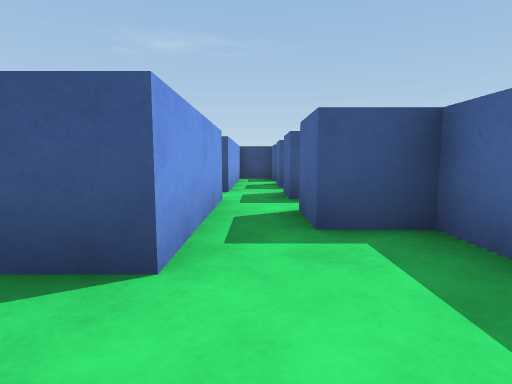
view 1 (above)

12 first-person views from a walk through a scene from a Unity 3-D project. The camera is 0.58 m above the floor, tilts 6° down and sees 80° across. The floor is counted in squares, 1 m on a side. Each view is taken from the middle of a square. On the plan, view 1 faces up. The plan holds only what a view shows up to about 9 squares ahead; the rest is blank. The player character is not drawn.

view 2
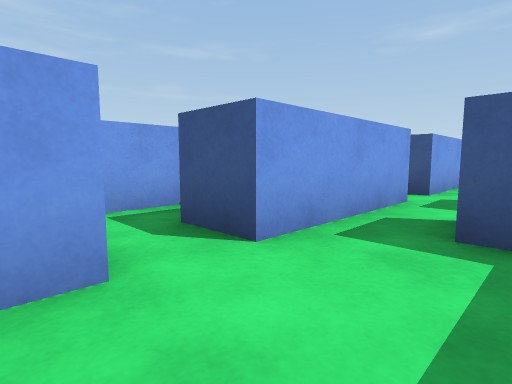

view 3
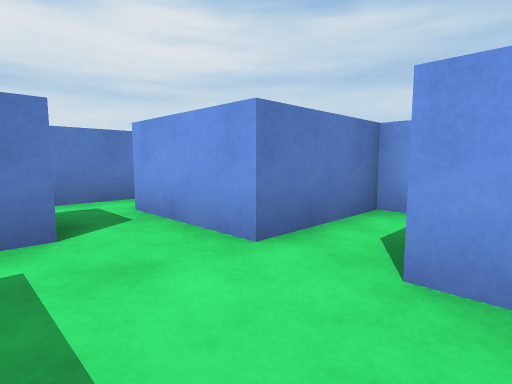

view 4
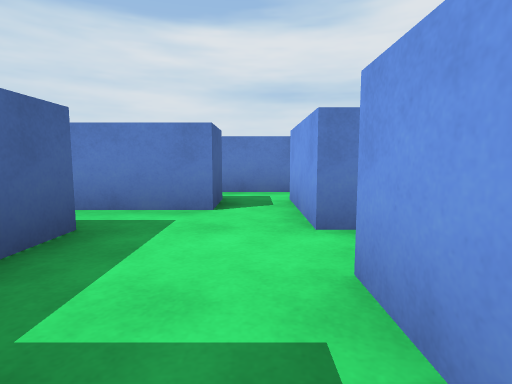

view 5
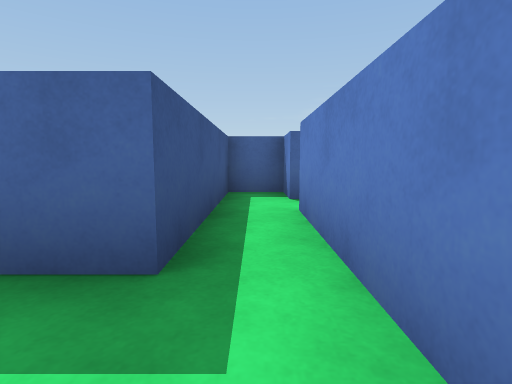

view 6
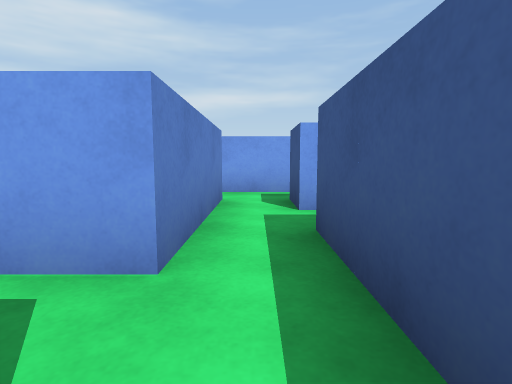

view 7
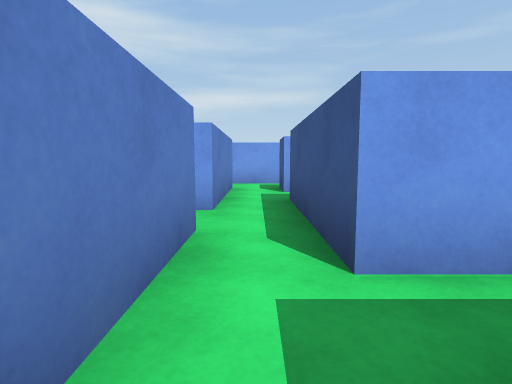

view 8
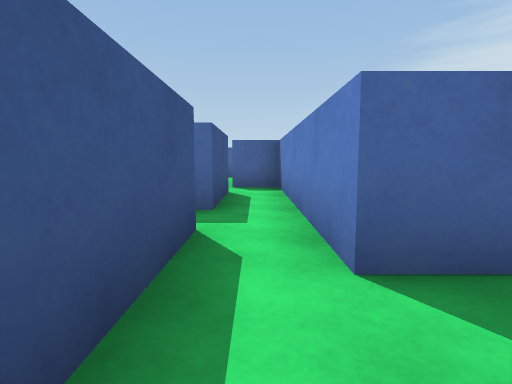

view 9
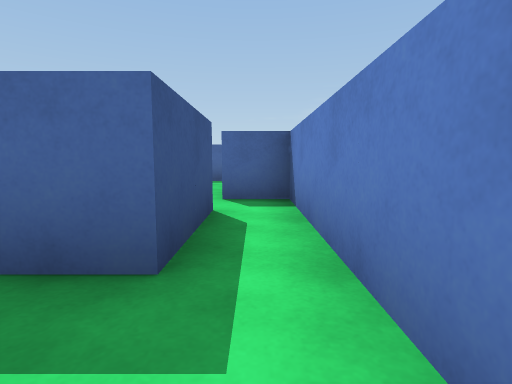

view 10
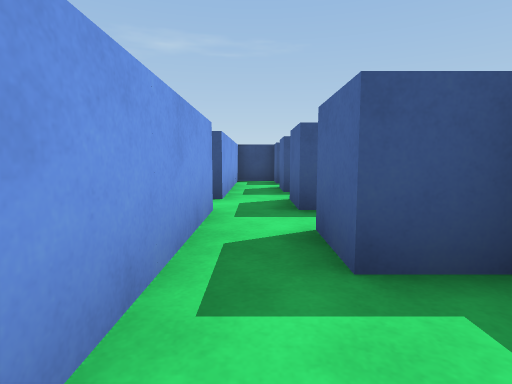

view 11
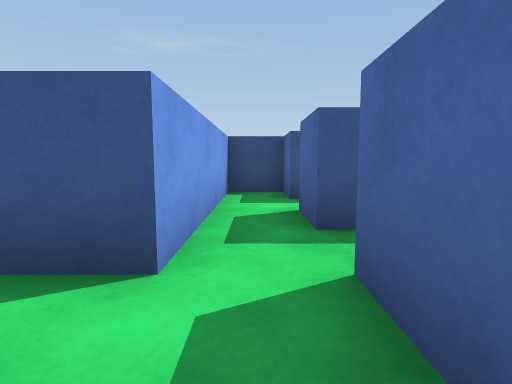

view 12
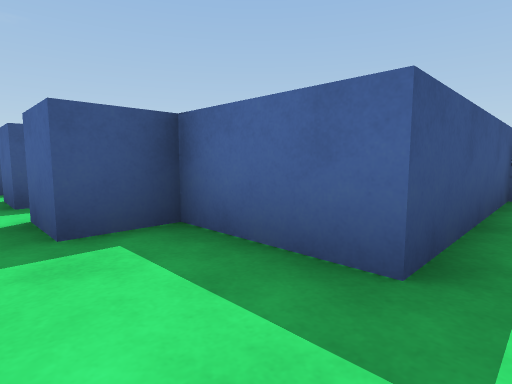

### Floor plan
Ten units are one square. View 1 is at (0, 0); x grows to the right and y downward. Boxes are objects, and circles mark ways between rooms. Rooms are numbered by the first view taken in them; rooms with no view inside come last. Other rooms are left out.
<svg viewBox="-30 -60 100 95">
<path fill="none" stroke="#000" d="M5 5 35 5M-5 -34 -5 -15 -15 -15M-25 -21 -25 -5 -5 -5 -5 5M35 -5 15 -5 15 -25 5 -25 5 -35M25 25 35 25M35 15 15 15M35 25 65 25M65 15 45 15 45 5M35 5 35 15M-5 25 15 25M-5 5 -5 15M15 15 5 15 5 5M5 -44 5 -55M-5 -46 -5 -34M-15 25 -5 25M-25 14 -25 26M-5 15 -15 15M45 5 55 5 55 -5 35 -5"/>
<circle cx="0" cy="10" r="3" fill="#2a7"/>
<circle cx="0" cy="-30" r="3" fill="#2a7"/>
<circle cx="25" cy="0" r="3" fill="#2a7"/>
<circle cx="30" cy="20" r="3" fill="#2a7"/>
<circle cx="10" cy="20" r="3" fill="#2a7"/>
<circle cx="40" cy="10" r="3" fill="#2a7"/>
<circle cx="-10" cy="20" r="3" fill="#2a7"/>
<text x="0" y="-10">1</text>
<text x="20" y="20">2</text>
<text x="50" y="20">3</text>
<text x="0" y="20">4</text>
<text x="40" y="-40">5</text>
<text x="-20" y="20">6</text>
<text x="40" y="0">7</text>
</svg>
Room 1 opens to room 4. Room 1 opens to room 5. Room 1 opens to room 7. Room 2 opens to room 3. Room 2 opens to room 4. Room 3 opens to room 7. Room 4 opens to room 6.

Where each view was taken, in squares from view 1:
view 1: 0 up, 0 right, facing up
view 2: 0 up, 1 right, facing up-left
view 3: 2 up, 1 right, facing down-left
view 4: 3 up, 0 right, facing down
view 5: 0 up, 0 right, facing right
view 6: 2 down, 3 right, facing left
view 7: 2 down, 5 right, facing left
view 8: 2 down, 1 right, facing right
view 9: 2 down, 3 right, facing right
view 10: 1 up, 0 right, facing up
view 11: 4 up, 0 right, facing up
view 12: 0 up, 0 right, facing up-right
